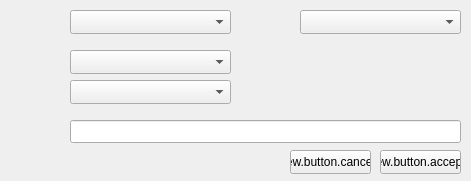
<?xml version="1.0" encoding="UTF-8"?>
<ui version="4.0">
 <class>EditWindow</class>
 <widget class="QWidget" name="EditWindow">
  <property name="geometry">
   <rect>
    <x>0</x>
    <y>0</y>
    <width>471</width>
    <height>181</height>
   </rect>
  </property>
  <property name="windowTitle">
   <string/>
  </property>
  <widget class="QComboBox" name="cbType">
   <property name="geometry">
    <rect>
     <x>70</x>
     <y>10</y>
     <width>161</width>
     <height>24</height>
    </rect>
   </property>
  </widget>
  <widget class="QComboBox" name="cbEType">
   <property name="geometry">
    <rect>
     <x>300</x>
     <y>10</y>
     <width>161</width>
     <height>24</height>
    </rect>
   </property>
  </widget>
  <widget class="QPushButton" name="pbAccept">
   <property name="geometry">
    <rect>
     <x>380</x>
     <y>150</y>
     <width>81</width>
     <height>24</height>
    </rect>
   </property>
   <property name="text">
    <string>ew.button.accept</string>
   </property>
  </widget>
  <widget class="QPushButton" name="pbCancel">
   <property name="geometry">
    <rect>
     <x>290</x>
     <y>150</y>
     <width>81</width>
     <height>24</height>
    </rect>
   </property>
   <property name="text">
    <string>ew.button.cancel</string>
   </property>
  </widget>
  <widget class="QLineEdit" name="lePayload">
   <property name="geometry">
    <rect>
     <x>70</x>
     <y>120</y>
     <width>391</width>
     <height>23</height>
    </rect>
   </property>
  </widget>
  <widget class="QLabel" name="lb1">
   <property name="geometry">
    <rect>
     <x>10</x>
     <y>120</y>
     <width>54</width>
     <height>21</height>
    </rect>
   </property>
   <property name="text">
    <string/>
   </property>
  </widget>
  <widget class="QLabel" name="lb2">
   <property name="geometry">
    <rect>
     <x>10</x>
     <y>10</y>
     <width>54</width>
     <height>21</height>
    </rect>
   </property>
   <property name="text">
    <string/>
   </property>
  </widget>
  <widget class="QLabel" name="lb3">
   <property name="geometry">
    <rect>
     <x>240</x>
     <y>10</y>
     <width>54</width>
     <height>21</height>
    </rect>
   </property>
   <property name="text">
    <string/>
   </property>
  </widget>
  <widget class="QComboBox" name="cbAction">
   <property name="geometry">
    <rect>
     <x>70</x>
     <y>50</y>
     <width>161</width>
     <height>24</height>
    </rect>
   </property>
  </widget>
  <widget class="QLabel" name="lb4">
   <property name="geometry">
    <rect>
     <x>10</x>
     <y>50</y>
     <width>54</width>
     <height>21</height>
    </rect>
   </property>
   <property name="text">
    <string/>
   </property>
  </widget>
  <widget class="QComboBox" name="cbPerm">
   <property name="geometry">
    <rect>
     <x>70</x>
     <y>80</y>
     <width>161</width>
     <height>24</height>
    </rect>
   </property>
  </widget>
  <widget class="QLabel" name="lb5">
   <property name="geometry">
    <rect>
     <x>10</x>
     <y>80</y>
     <width>54</width>
     <height>21</height>
    </rect>
   </property>
   <property name="text">
    <string/>
   </property>
  </widget>
  <widget class="QLabel" name="lbWarning">
   <property name="geometry">
    <rect>
     <x>10</x>
     <y>150</y>
     <width>271</width>
     <height>20</height>
    </rect>
   </property>
   <property name="text">
    <string/>
   </property>
  </widget>
 </widget>
 <resources/>
 <connections/>
</ui>
